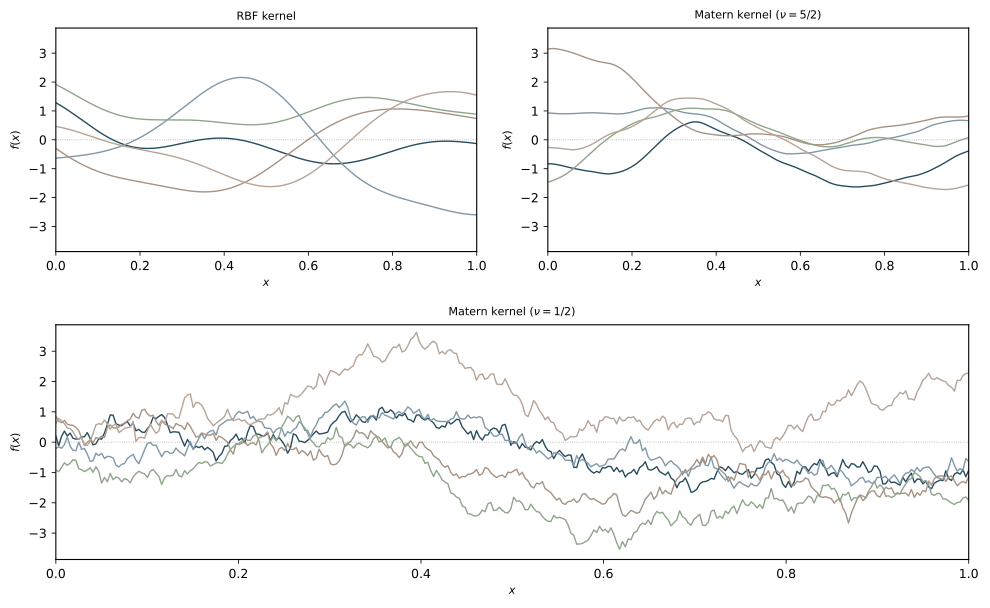

Reproduce this figure in Python.
from pathlib import Path

import matplotlib.pyplot as plt
import numpy as np

from Figure5_3 import PATH_COLORS, PLOT_STYLE, build_kernel_panels, style_axis


def main():
    x = np.linspace(0.0, 1.0, 320)

    panels = build_kernel_panels(
        x,
        variance=1.0,
        num_paths=5,
        reference_distance=0.25,
        reference_correlation=0.4,
    )

    y_extent = max(np.max(np.abs(panel["paths"])) for panel in panels) + 0.25
    y_min = -y_extent
    y_max = y_extent

    output_path = Path(__file__).with_suffix(".pdf")

    plt.rcParams.update(PLOT_STYLE)

    fig = plt.figure(figsize=(10, 6.2), dpi=150)
    grid = fig.add_gridspec(2, 2, height_ratios=[1.0, 1.05])

    ax_left = fig.add_subplot(grid[0, 0])
    ax_right = fig.add_subplot(grid[0, 1], sharey=ax_left)
    ax_bottom = fig.add_subplot(grid[1, :], sharey=ax_left)
    axes = [ax_left, ax_right, ax_bottom]

    for axis, panel in zip(axes, panels):
        style_axis(axis, x.min(), x.max(), y_min, y_max)
        for path, color in zip(panel["paths"], PATH_COLORS):
            axis.plot(x, path, color=color, linewidth=1.0, alpha=1.0)
        axis.set_title(panel["title"], fontsize=8)
        axis.set_xlabel(r"$x$", fontsize=8)
        axis.set_ylabel(r"$f(x)$", fontsize=8)

    plt.tight_layout()
    plt.savefig(output_path, bbox_inches="tight")
    plt.close(fig)


if __name__ == "__main__":
    main()
